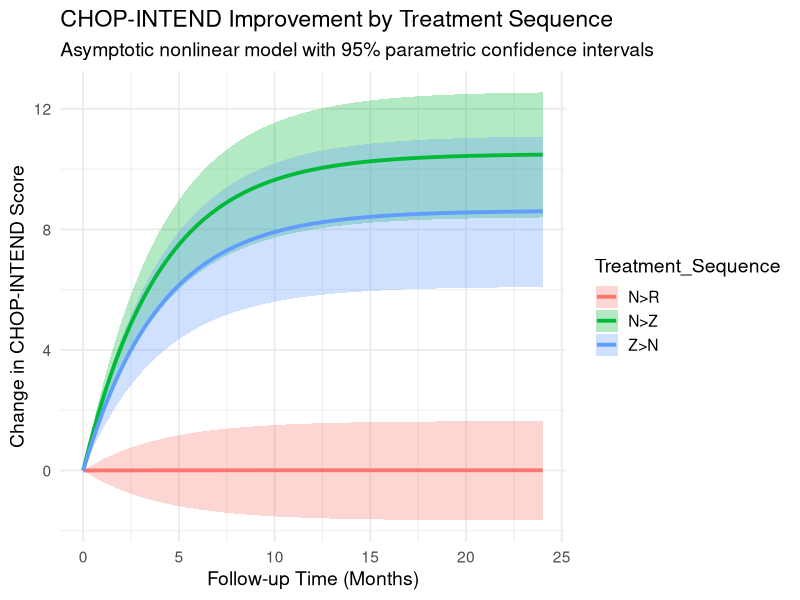
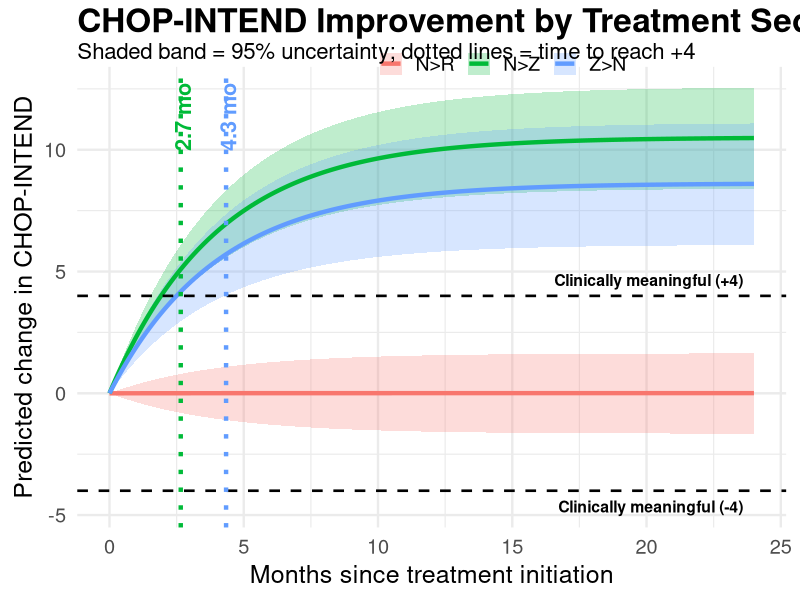
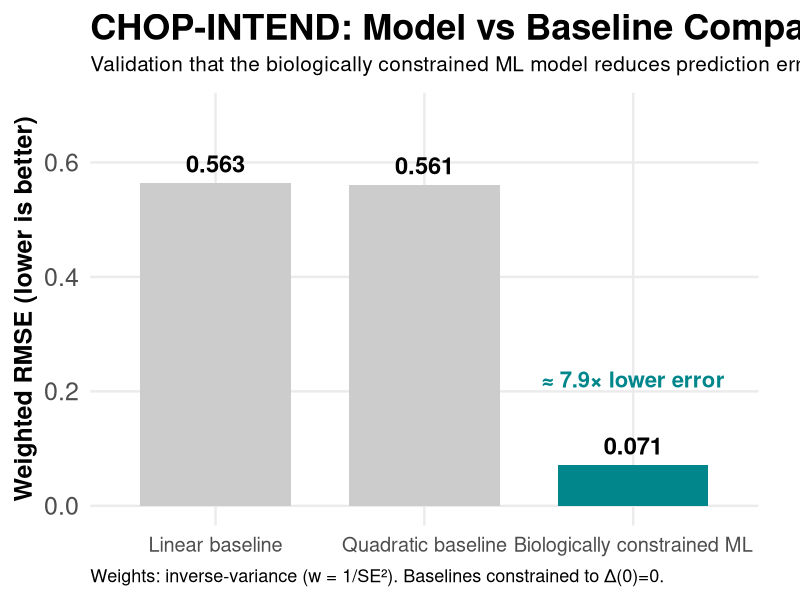
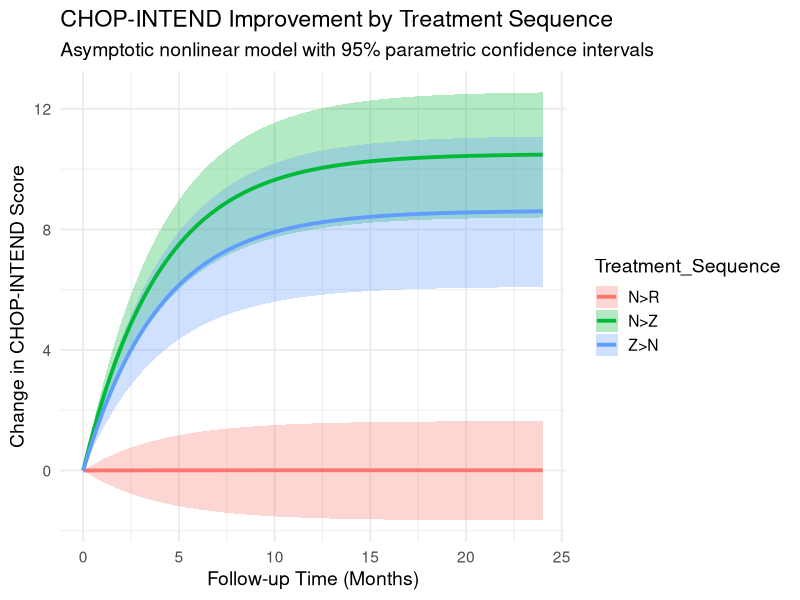
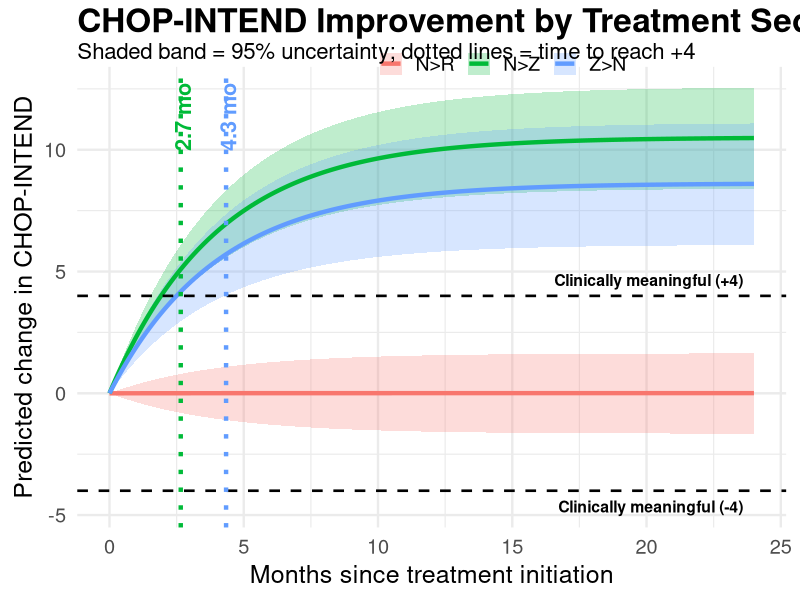
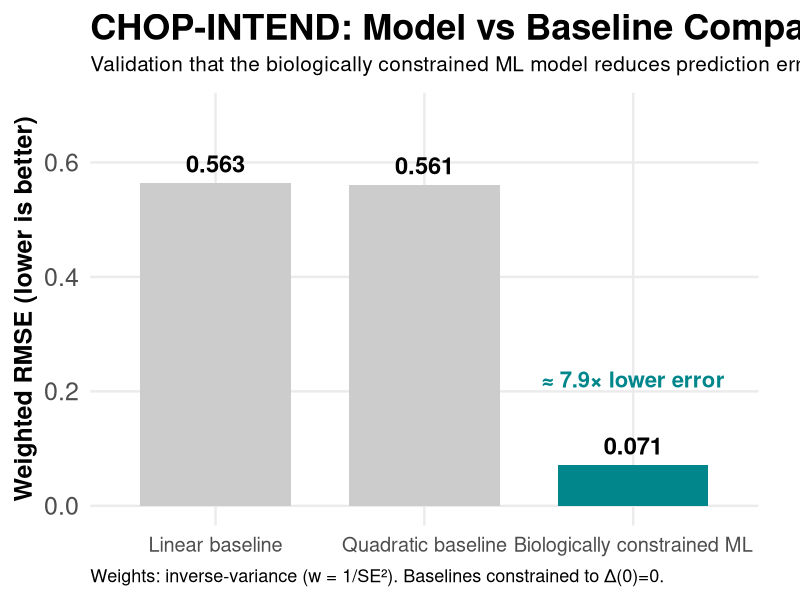

These charts were generated, in order, by the following R code:
# CHOP-INTEND nonlinear model with 95% delta-method CI

library(tidyverse)
library(minpack.lm)
library(ggplot2)
library(MASS)   # for mvrnorm

# 1. Load data
setwd("~/Downloads")
chop <- read.csv("CHOP_Dataset.csv")

chop <- chop %>%
  mutate(
    Treatment_Sequence = factor(Treatment_Sequence),
    Change_Mean = as.numeric(Change_Mean),
    Followup_Time_Months = as.numeric(Followup_Time_Months)
  )

# 2. Indicator variables
chop <- chop %>%
  mutate(
    I_Z_N = ifelse(Treatment_Sequence == "Z>N", 1, 0),
    I_N_R = ifelse(Treatment_Sequence == "N>R", 1, 0),
    I_N_Z = ifelse(Treatment_Sequence == "N>Z", 1, 0)
  )

# 3. Fixed rate
k_fixed <- 0.25

# 4. Fit nonlinear model
chop_model <- nlsLM(
  Change_Mean ~
    (A_ZN * I_Z_N +
       A_NR * I_N_R +
       A_NZ * I_N_Z) *
    (1 - exp(-k_fixed * Followup_Time_Months)),
  
  data = chop,
  
  start = list(
    A_ZN = 6,
    A_NR = 6,
    A_NZ = 6
  ),
  
  control = nls.lm.control(maxiter = 1000)
)

coef(chop_model)
vc <- vcov(chop_model)

# 5. Prediction grid
time_grid <- seq(
  0,
  max(chop$Followup_Time_Months),
  length.out = 100
)

pred_grid <- expand.grid(
  Followup_Time_Months = time_grid,
  Treatment_Sequence = levels(chop$Treatment_Sequence)
)

pred_grid <- pred_grid %>%
  mutate(
    I_Z_N = ifelse(Treatment_Sequence == "Z>N", 1, 0),
    I_N_R = ifelse(Treatment_Sequence == "N>R", 1, 0),
    I_N_Z = ifelse(Treatment_Sequence == "N>Z", 1, 0)
  )

# 6. Parametric simulation for CI
set.seed(123)
n_sim <- 5000

theta_sim <- mvrnorm(
  n = n_sim,
  mu = coef(chop_model),
  Sigma = vc
)

pred_mat <- matrix(NA, nrow = nrow(pred_grid), ncol = n_sim)

for (i in seq_len(n_sim)) {
  
  A_ZN <- theta_sim[i, "A_ZN"]
  A_NR <- theta_sim[i, "A_NR"]
  A_NZ <- theta_sim[i, "A_NZ"]
  
  pred_mat[, i] <-
    (A_ZN * pred_grid$I_Z_N +
       A_NR * pred_grid$I_N_R +
       A_NZ * pred_grid$I_N_Z) *
    (1 - exp(-k_fixed * pred_grid$Followup_Time_Months))
}

pred_grid$fit <- rowMeans(pred_mat)
pred_grid$lower <- apply(pred_mat, 1, quantile, 0.025)
pred_grid$upper <- apply(pred_mat, 1, quantile, 0.975)

# 7. Plot (ALL sequences on SAME plot, ALL CIs visible)
ggplot(pred_grid, aes(
  x = Followup_Time_Months,
  y = fit,
  color = Treatment_Sequence,
  fill = Treatment_Sequence
)) +
  geom_ribbon(
    aes(ymin = lower, ymax = upper),
    alpha = 0.30,
    color = NA
  ) +
  geom_line(linewidth = 1.3) +
  labs(
    title = "CHOP-INTEND Improvement by Treatment Sequence",
    subtitle = "Asymptotic nonlinear model with 95% parametric confidence intervals",
    x = "Follow-up Time (Months)",
    y = "Change in CHOP-INTEND Score"
  ) +
  theme_minimal(base_size = 14)

ggsave(
  filename = "CHOP_model_95CI.png",
  plot = last_plot(),
  width = 8,
  height = 6,
  dpi = 300
)

# STEP 2: CHOP fixed-time predictions with 95% CI
library(dplyr)
library(MASS)   # for mvrnorm

# 1. Timepoints of interest
timepoints <- c(6, 12, 18, 24)

# 2. Prediction grid
step2_chop <- expand.grid(
  Followup_Time_Months = timepoints,
  Treatment_Sequence  = levels(chop$Treatment_Sequence)
)

step2_chop <- step2_chop %>%
  mutate(
    I_Z_N = ifelse(Treatment_Sequence == "Z>N", 1, 0),
    I_N_R = ifelse(Treatment_Sequence == "N>R", 1, 0),
    I_N_Z = ifelse(Treatment_Sequence == "N>Z", 1, 0)
  )

# 3. Point predictions
step2_chop$fit <-
  (coef(chop_model)["A_ZN"] * step2_chop$I_Z_N +
     coef(chop_model)["A_NR"] * step2_chop$I_N_R +
     coef(chop_model)["A_NZ"] * step2_chop$I_N_Z) *
  (1 - exp(-k_fixed * step2_chop$Followup_Time_Months))

# 4. Delta-method CI (parametric simulation)
set.seed(123)
n_sim <- 5000

theta_sim <- mvrnorm(
  n     = n_sim,
  mu    = coef(chop_model),
  Sigma = vcov(chop_model)
)

pred_mat <- matrix(NA, nrow = nrow(step2_chop), ncol = n_sim)

for (i in seq_len(n_sim)) {
  
  A_ZN <- theta_sim[i, "A_ZN"]
  A_NR <- theta_sim[i, "A_NR"]
  A_NZ <- theta_sim[i, "A_NZ"]
  
  pred_mat[, i] <-
    (A_ZN * step2_chop$I_Z_N +
       A_NR * step2_chop$I_N_R +
       A_NZ * step2_chop$I_N_Z) *
    (1 - exp(-k_fixed * step2_chop$Followup_Time_Months))
}

# 5. 95% CI extraction
step2_chop$lower <- apply(
  pred_mat, 1, quantile, probs = 0.025
)

step2_chop$upper <- apply(
  pred_mat, 1, quantile, probs = 0.975
)

step2_chop

# Find time when LOWER 95% CI crosses +4.0 CHOP-INTEND
threshold <- 4.0

# ---- Z>N ----
cross_time_ZN <- min(
  pred_grid$Followup_Time_Months[
    pred_grid$Treatment_Sequence == "Z>N" &
      pred_grid$lower >= threshold
  ],
  na.rm = TRUE
)

# ---- N>Z ----
cross_time_NZ <- min(
  pred_grid$Followup_Time_Months[
    pred_grid$Treatment_Sequence == "N>Z" &
      pred_grid$lower >= threshold
  ],
  na.rm = TRUE
)

cross_time_ZN
cross_time_NZ

library(tidyverse)
library(minpack.lm)
library(MASS)
library(grid)

# 0) Load + preprocess data
setwd("~/Downloads")
chop <- read.csv("CHOP_Dataset.csv")

chop <- chop %>%
  mutate(
    Treatment_Sequence = factor(Treatment_Sequence),
    Change_Mean = as.numeric(Change_Mean),
    Followup_Time_Months = as.numeric(Followup_Time_Months)
  ) %>%
  filter(!is.na(Change_Mean), !is.na(Followup_Time_Months), !is.na(Treatment_Sequence))

# 1) Indicator variables
chop <- chop %>%
  mutate(
    I_Z_N = ifelse(Treatment_Sequence == "Z>N", 1, 0),
    I_N_R = ifelse(Treatment_Sequence == "N>R", 1, 0),
    I_N_Z = ifelse(Treatment_Sequence == "N>Z", 1, 0)
  )

# 2) Fixed rate
k_fixed <- 0.25

# 3) Fit nonlinear model
chop_model <- nlsLM(
  Change_Mean ~
    (A_ZN * I_Z_N +
       A_NR * I_N_R +
       A_NZ * I_N_Z) *
    (1 - exp(-k_fixed * Followup_Time_Months)),
  data = chop,
  start = list(A_ZN = 6, A_NR = 6, A_NZ = 6),
  control = nls.lm.control(maxiter = 1000)
)

summary(chop_model)

# 4) Prediction grid (0–24 months)
time_grid <- seq(0, 24, length.out = 200)

pred_grid <- expand.grid(
  Followup_Time_Months = time_grid,
  Treatment_Sequence = levels(chop$Treatment_Sequence)
) %>%
  mutate(
    I_Z_N = ifelse(Treatment_Sequence == "Z>N", 1, 0),
    I_N_R = ifelse(Treatment_Sequence == "N>R", 1, 0),
    I_N_Z = ifelse(Treatment_Sequence == "N>Z", 1, 0)
  )

# 5) Parametric simulation for 95% uncertainty band
set.seed(123)
n_sim <- 5000

theta_sim <- mvrnorm(
  n = n_sim,
  mu = coef(chop_model),
  Sigma = vcov(chop_model)
)

pred_mat <- matrix(NA, nrow = nrow(pred_grid), ncol = n_sim)

for (i in seq_len(n_sim)) {
  A_ZN <- theta_sim[i, "A_ZN"]
  A_NR <- theta_sim[i, "A_NR"]
  A_NZ <- theta_sim[i, "A_NZ"]
  
  pred_mat[, i] <-
    (A_ZN * pred_grid$I_Z_N +
       A_NR * pred_grid$I_N_R +
       A_NZ * pred_grid$I_N_Z) *
    (1 - exp(-k_fixed * pred_grid$Followup_Time_Months))
}

pred_grid$fit   <- rowMeans(pred_mat)
pred_grid$lower <- apply(pred_mat, 1, quantile, probs = 0.025)
pred_grid$upper <- apply(pred_mat, 1, quantile, probs = 0.975)

# 6) Conservative time-to-+4 (lower 95% crossing)
threshold_pos <-  4.0
threshold_neg <- -4.0

cross_tbl <- pred_grid %>%
  group_by(Treatment_Sequence) %>%
  summarise(
    cross_time_lower = suppressWarnings(min(
      Followup_Time_Months[lower >= threshold_pos], na.rm = TRUE
    )),
    .groups = "drop"
  ) %>%
  mutate(
    cross_time_lower = ifelse(is.infinite(cross_time_lower), NA, cross_time_lower),
    label = ifelse(is.na(cross_time_lower), NA, paste0(round(cross_time_lower, 1), " mo"))
  )

print(cross_tbl)

y_top <- max(pred_grid$upper, na.rm = TRUE)
cross_tbl <- cross_tbl %>%
  mutate(
    label_y = y_top - 1.2,      
    label_x = cross_time_lower + 0.5
  )

x_right <- max(pred_grid$Followup_Time_Months, na.rm = TRUE)

p2 <- ggplot(pred_grid, aes(
  x = Followup_Time_Months,
  y = fit,
  color = Treatment_Sequence,
  fill = Treatment_Sequence
)) +
  geom_ribbon(aes(ymin = lower, ymax = upper), alpha = 0.25, color = NA) +
  geom_line(linewidth = 1.5) +
  
  geom_hline(yintercept = threshold_pos, linetype = "dashed", linewidth = 0.9) +
  geom_hline(yintercept = threshold_neg, linetype = "dashed", linewidth = 0.9) +
  
  geom_vline(
    data = cross_tbl,
    aes(xintercept = cross_time_lower, color = Treatment_Sequence),
    linetype = "dotted",
    linewidth = 1.5,
    show.legend = FALSE,
    na.rm = TRUE
  ) +
  
  geom_text(
    data = cross_tbl,
    aes(x = label_x, y = label_y, label = label, color = Treatment_Sequence),
    angle = 90,
    vjust = -0.2,
    size = 5.5,
    fontface = "bold",
    show.legend = FALSE,
    na.rm = TRUE
  ) +
  
  annotate(
    "text",
    x = x_right - 0.4, y = threshold_pos + 0.65,
    label = "Clinically meaningful (+4)",
    fontface = "bold",
    size = 4,
    hjust = 1
  ) +
  annotate(
    "text",
    x = x_right - 0.4, y = threshold_neg - 0.65,
    label = "Clinically meaningful (-4)",
    fontface = "bold",
    size = 4,
    hjust = 1
  ) +
  
  labs(
    title = "CHOP-INTEND Improvement by Treatment Sequence",
    subtitle = "Shaded band = 95% uncertainty; dotted lines = time to reach +4",
    x = "Months since treatment initiation",
    y = "Predicted change in CHOP-INTEND",
    color = NULL,
    fill  = NULL
  ) +
  
  theme_minimal(base_size = 18) +
  theme(
    plot.title = element_text(face = "bold", size = 24, margin = margin(b = 2)),
    plot.subtitle = element_text(size = 16, margin = margin(b = 2)),
    
    # Compact header: legend in top margin
    legend.position = c(0.60, 1.06),
    legend.direction = "horizontal",
    legend.justification = c(0.5, 1),
    legend.text = element_text(size = 14),
    
    plot.margin = margin(t = 6, r = 10, b = 8, l = 10)
  )

print(p2)

ggsave("ISEF_Fig2_CHOP_TimeToPlus4_FINAL.png", p2, width = 16, height = 6.5, dpi = 300)


library(dplyr)
library(ggplot2)


if (!("w" %in% names(chop))) {
  # Try to infer SD + N names commonly used
  # Change these if needed:
  sd_col <- dplyr::case_when(
    "Change_SD" %in% names(chop) ~ "Change_SD",
    "SD_Change" %in% names(chop) ~ "SD_Change",
    TRUE ~ NA_character_
  )
  n_col <- dplyr::case_when(
    "Sample_Size(N)" %in% names(chop) ~ "Sample_Size(N)",
    "Sample_Size.N." %in% names(chop) ~ "Sample_Size.N.",
    "N" %in% names(chop) ~ "N",
    TRUE ~ NA_character_
  )
  
  if (is.na(sd_col) || is.na(n_col)) {
    stop("CHOP weights not found. Please confirm CHOP SD and N column names so we can compute inverse-variance weights.")
  }
  
  chop <- chop %>%
    mutate(
      SE = .data[[sd_col]] / sqrt(.data[[n_col]]),
      w  = 1 / (SE^2)
    )
}

# Helper: Weighted RMSE
w_rmse <- function(y, yhat, w) {
  sqrt(sum(w * (y - yhat)^2, na.rm = TRUE) / sum(w, na.rm = TRUE))
}

# 1) Fit baseline models (weighted)
lin_fit_chop  <- lm(Change_Mean ~ 0 + Followup_Time_Months, data = chop, weights = w)
quad_fit_chop <- lm(Change_Mean ~ 0 + Followup_Time_Months + I(Followup_Time_Months^2),
                    data = chop, weights = w)

chop <- chop %>%
  mutate(
    pred_lin  = predict(lin_fit_chop,  newdata = chop),
    pred_quad = predict(quad_fit_chop, newdata = chop),
    pred_ml   = predict(chop_model,    newdata = chop)
  )

# 2) Compute weighted RMSE
rmse_lin  <- w_rmse(chop$Change_Mean, chop$pred_lin,  chop$w)
rmse_quad <- w_rmse(chop$Change_Mean, chop$pred_quad, chop$w)
rmse_ml   <- w_rmse(chop$Change_Mean, chop$pred_ml,   chop$w)

rmse_tbl_chop <- data.frame(
  Model = c("Linear baseline", "Quadratic baseline", "Biologically constrained ML"),
  Weighted_RMSE = c(rmse_lin, rmse_quad, rmse_ml)
) %>%
  mutate(
    # baselines first, ML last
    Model = factor(Model, levels = c("Linear baseline", "Quadratic baseline", "Biologically constrained ML")),
    Type  = ifelse(Model == "Biologically constrained ML", "ML", "Baseline"),
    label_val = sprintf("%.3f", Weighted_RMSE)
  )

print(rmse_tbl_chop)

# Save table
write.csv(rmse_tbl_chop, "CHOP_ModelComparison_RMSE_Table.csv", row.names = FALSE)

# 3) “× lower error” callout vs mean baseline
baseline_mean <- mean(c(rmse_lin, rmse_quad))
ratio <- baseline_mean / rmse_ml

# y-limit padding
ymax <- max(rmse_tbl_chop$Weighted_RMSE) * 1.22

# Colors (match your HFMSE style)
col_ml <- "turquoise4"
col_baseline <- "gray80"

# 4) Plot (poster-ready)
p_rmse_chop <- ggplot(rmse_tbl_chop, aes(x = Model, y = Weighted_RMSE, fill = Type)) +
  geom_col(width = 0.72) +
  
  geom_text(
    aes(label = label_val),
    vjust = -0.6,
    size = 6,
    fontface = "bold",
    color = "black"
  ) +
  
  scale_fill_manual(values = c("Baseline" = col_baseline, "ML" = col_ml)) +
  
  annotate(
    "text",
    x = 3,
    y = rmse_ml + 0.15,
    label = paste0("≈ ", round(ratio, 1), "× lower error"),
    fontface = "bold",
    size = 5.6,
    color = col_ml
  ) +
  
  labs(
    title = "CHOP-INTEND: Model vs Baseline Comparisons",
    subtitle = "Validation that the biologically constrained ML model reduces prediction error vs standard baselines",
    x = NULL,
    y = "Weighted RMSE (lower is better)",
    fill = NULL,
    caption = "Weights: inverse-variance (w = 1/SE²). Baselines constrained to Δ(0)=0."
  ) +
  
  coord_cartesian(ylim = c(0, ymax), clip = "off") +
  
  theme_minimal(base_size = 18) +
  theme(
    plot.title = element_text(face = "bold", size = 26, margin = margin(b = 6)),
    plot.subtitle = element_text(size = 15, margin = margin(b = 12)),
    axis.text.y = element_text(size = 18),
    axis.title = element_text(face = "bold", size = 18),
    legend.position = "none",
    panel.grid.minor = element_blank(),
    plot.margin = margin(t = 10, r = 30, b = 10, l = 10),
    plot.caption = element_text(size = 13, hjust = 0)
  )

print(p_rmse_chop)

ggsave(
  filename = "ISEF_Fig6_CHOP_ModelComparison_RMSE.png",
  plot = p_rmse_chop,
  width = 12,
  height = 6,
  dpi = 300
)
